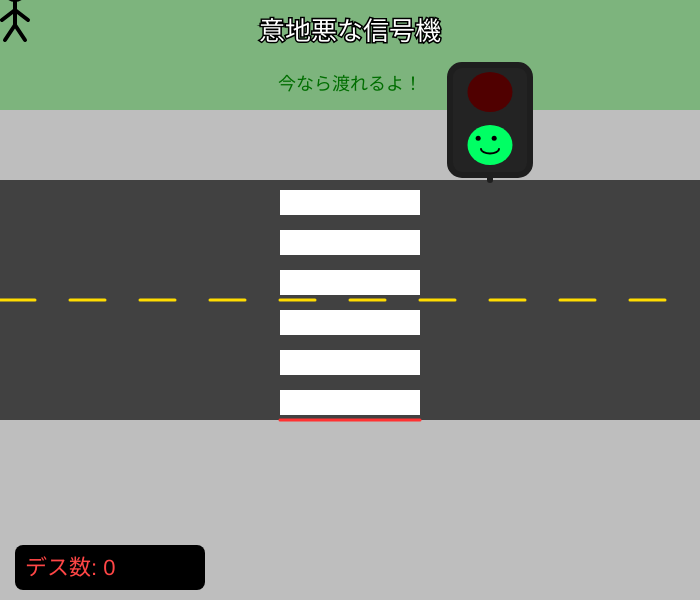
Frame 1 (no input)
Frame 60 (no input): identical to frame 1, image omitted
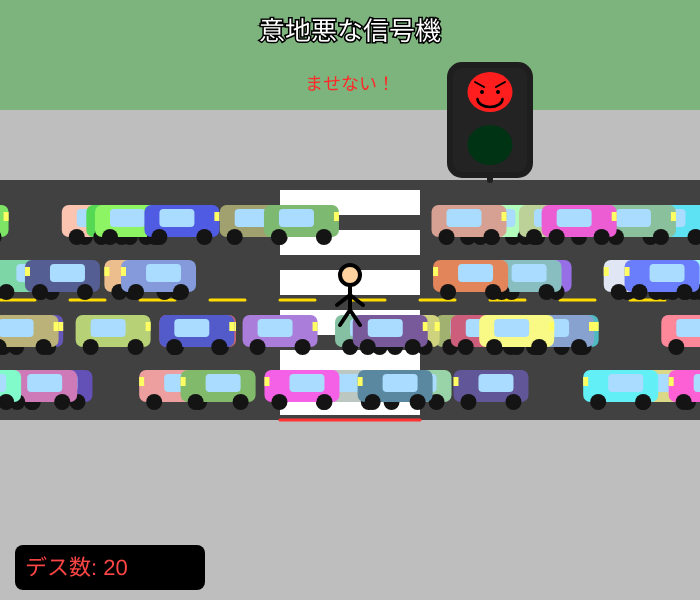
Frame 120 (the mouse pressed at the canvas centre since frame 60)

The p5.js sketch that drew these frames (run headless with seeded random() and noise() and a simulated clock; from frame 60 on, the mouse is pressed at the canvas centre):

// p5.js sketch
// ── sketch.js
let playerX, playerY;
let cars = [];
let greenCars = [];

let deathCount = 0;
let deathTimer = 0;
let signalRed = false;
let wasOnCrosswalk = false;
let trafficActive = false;

// 緑色のエリアに関する変数
let greenCarActive = false;
let reachedTop = false;
let crossedFromBottom = false;
let previousY = 500;

const roadTop = 180;
const roadBottom = 420;
const crossLeft = 280;
const crossRight = 420;

function setup() {
  createCanvas(700, 600);

  playerX = 350;
  playerY = 500;

  // 横断歩道を走る車を100台作る
  for (let i = 0; i < 100; i++) {
    let direction = i % 2 === 0 ? 1 : -1;

    cars.push({
      x: 0,
      y: 205 + (i % 4) * 55,
      speed: random(100, 135),
      direction: direction,
      col: color(
        random(80, 255),
        random(80, 255),
        random(80, 255)
      )
    });
  }

  // 緑色のエリアを走る車を100台作る
  for (let i = 0; i < 100; i++) {
    greenCars.push({
      x: 0,
      y: 10 + (i % 2) * 50,
      speed: random(100, 135),
      direction: 1,
      col: color(
        random(80, 255),
        random(80, 255),
        random(80, 255)
      )
    });
  }

  resetCars();
  resetGreenCars();
  textFont("sans-serif");
}

function draw() {
  background(125, 180, 125);

  // 人をカーソルで動かす
  playerX = constrain(mouseX, 15, width - 15);
  playerY = constrain(mouseY, 15, height - 15);

  // 横断歩道の中にいるか
  let onCrosswalk =
    playerX > crossLeft &&
    playerX < crossRight &&
    playerY >= roadTop &&
    playerY <= roadBottom;

  // 横断歩道に近づいたか
  let nearCrosswalk =
    playerX > crossLeft - 45 &&
    playerX < crossRight + 45 &&
    playerY > roadBottom &&
    playerY < roadBottom + 100;

  // 上側の歩道にいるか
  let onTopSidewalk =
    playerY >= 110 &&
    playerY < roadTop;

  // 緑色のエリアにいるか
  let onGreenArea = playerY < 110;

  // 横断歩道に進入した瞬間
  if (onCrosswalk && !wasOnCrosswalk) {
    resetCars();
    trafficActive = true;

    // 下側から進入したか確認
    crossedFromBottom = previousY > roadBottom;
  }

  // 横断歩道を渡り切った瞬間
  if (
    wasOnCrosswalk &&
    playerY < roadTop &&
    playerX > crossLeft &&
    playerX < crossRight &&
    crossedFromBottom
  ) {
    if (!reachedTop) {
      resetGreenCars();
    }

    reachedTop = true;
  }

  // 緑色のエリアに入ると車が発進
  greenCarActive = reachedTop && onGreenArea;

  // 横断歩道から出たら車は停止
  if (!onCrosswalk) {
    trafficActive = false;
  }

  // 緑色のエリアでも赤信号
  signalRed = onCrosswalk || greenCarActive;

  // 道路と横断歩道
  drawRoad();
  drawCrosswalk();

  // 横断歩道の車を動かす
  if (trafficActive) {
    for (let car of cars) {
      car.x += car.speed * car.direction;

      // 画面外に出たら再登場
      if (
        car.direction === 1 &&
        car.x > width + 100
      ) {
        car.x = -random(100, 500);
      }

      if (
        car.direction === -1 &&
        car.x < -100
      ) {
        car.x = width + random(100, 500);
      }

      drawCar(car);
    }
  }

  // 緑色のエリアの車を動かす
  if (greenCarActive) {
    for (let car of greenCars) {
      car.x += car.speed;

      // 画面外に出たら再登場
      if (car.x > width + 100) {
        car.x = -random(100, 500);
      }

      drawCar(car);
    }
  }

  // 信号機の表情
  drawSignal(
    nearCrosswalk ||
    onCrosswalk ||
    greenCarActive
  );

  // デス数をカウント
  if (greenCarActive) {

    // 緑色のエリア：毎秒100回
    deathTimer += deltaTime;

    while (deathTimer >= 10) {
      deathCount++;
      deathTimer -= 10;
    }

  } else if (onCrosswalk && trafficActive) {

    // 横断歩道：毎秒20回
    deathTimer += deltaTime;

    while (deathTimer >= 50) {
      deathCount++;
      deathTimer -= 50;
    }

  } else {
    deathTimer = 0;
  }

  // 人と画面表示
  drawPlayer(playerX, playerY);
  drawUI(nearCrosswalk);

  // 前の位置を記録
  previousY = playerY;
  wasOnCrosswalk = onCrosswalk;
}

// 横断歩道の車の初期位置
function resetCars() {
  for (let i = 0; i < cars.length; i++) {
    let car = cars[i];
    let order = floor(i / 2);

    car.x = car.direction === 1
      ? -100 - order * 110
      : width + order * 110;
  }
}

// 緑色のエリアの車の初期位置
function resetGreenCars() {
  for (let i = 0; i < greenCars.length; i++) {
    greenCars[i].x = -100 - floor(i / 2) * 110;
  }
}

// 道路
function drawRoad() {
  noStroke();

  // 上側と下側の歩道
  fill(190);
  rect(0, 110, width, 70);
  rect(0, roadBottom, width, 180);

  // 車道
  fill(65);
  rect(0, roadTop, width, roadBottom - roadTop);

  // 道路の中央線
  stroke(255, 220, 0);
  strokeWeight(3);

  for (let x = 0; x < width; x += 70) {
    line(x, 300, x + 35, 300);
  }

  // 境界線
  stroke(255, 50, 50);
  strokeWeight(3);
  line(crossLeft, roadBottom, crossRight, roadBottom);
}

// 横断歩道
function drawCrosswalk() {
  noStroke();
  fill(255);

  for (let y = roadTop + 10; y < roadBottom; y += 40) {
    rect(crossLeft, y, crossRight - crossLeft, 25);
  }
}

// 顔つき信号機
function drawSignal(isEvil) {
  stroke(30);
  strokeWeight(6);
  line(490, 110, 490, 180);

  fill(35);
  rect(450, 65, 80, 110, 12);

  noStroke();

  // 赤信号
  fill(signalRed ? color(255, 30, 30) : color(80, 0, 0));
  ellipse(490, 92, 45, 40);

  // 青信号
  fill(signalRed ? color(0, 50, 20) : color(0, 255, 100));
  ellipse(490, 145, 45, 40);

  // 目が人を追いかける
  let eyeX = map(playerX, 0, width, -4, 4);
  let eyeY = map(playerY, 0, height, -3, 3);

  eyeX = constrain(eyeX, -4, 4);
  eyeY = constrain(eyeY, -3, 3);

  if (isEvil) {

    // 意地悪な目
    stroke(0);
    strokeWeight(2);
    line(475, 82, 484, 87);
    line(505, 82, 496, 87);

    noStroke();
    fill(0);
    ellipse(482 + eyeX, 92 + eyeY, 4, 4);
    ellipse(498 + eyeX, 92 + eyeY, 4, 4);

    // ニヤッと笑う口
    noFill();
    stroke(0);
    strokeWeight(2.5);
    arc(490, 99, 25, 16, 0, PI);

  } else {

    // 普通の顔
    noStroke();
    fill(0);

    ellipse(482 + eyeX, 141 + eyeY, 5, 5);
    ellipse(498 + eyeX, 141 + eyeY, 5, 5);

    stroke(0);
    strokeWeight(2);
    noFill();
    arc(490, 149, 18, 9, 0, PI);
  }
}

// 車
function drawCar(car) {
  push();
  translate(car.x, car.y);

  if (car.direction === -1) {
    scale(-1, 1);
  }

  noStroke();
  fill(car.col);
  rect(0, 0, 75, 32, 7);

  // 窓
  fill(170, 220, 255);
  rect(15, 4, 35, 18, 4);

  // タイヤ
  fill(20);
  ellipse(15, 32, 16, 16);
  ellipse(60, 32, 16, 16);

  // ヘッドライト
  fill(255, 255, 100);
  rect(70, 7, 5, 9);

  pop();
}

// 人
function drawPlayer(x, y) {
  push();
  translate(x, y);

  stroke(0);
  strokeWeight(4);

  fill(255, 210, 160);
  ellipse(0, -25, 20, 20);

  line(0, -15, 0, 10);
  line(0, -5, -13, 5);
  line(0, -5, 13, 5);
  line(0, 10, -10, 25);
  line(0, 10, 10, 25);

  pop();
}

// 画面表示
function drawUI(nearCrosswalk) {
  textAlign(CENTER);
  stroke(0);
  strokeWeight(3);
  fill(255);
  textSize(26);
  text("意地悪な信号機", width / 2, 40);

  noStroke();
  textSize(18);

  if (greenCarActive) {
    fill(255, 0, 0);
    text("渡り切ったと思った？", width / 2, 90);

  } else if (signalRed) {
    fill(255, 40, 40);
    text("ませない！", width / 2, 90);

  } else if (nearCrosswalk) {
    fill(150, 40, 40);
    text("ぐふふ..そのまま進..", width / 2, 90);

  } else {
    fill(0, 110, 0);
    text("今なら渡れるよ！", width / 2, 90);
  }

  // デス数
  fill(0);
  rect(15, 545, 190, 45, 8);

  fill(255, 70, 70);
  textAlign(LEFT);
  textSize(22);
  text("デス数: " + deathCount, 25, 575);
}

// ── style.css

html, body {
  margin: 0;
  padding: 0;
  width: 100%;
  height: 100%;
  overflow: hidden;
}

body {
  background-color: #eeeeee;
  display: flex;
  justify-content: center;
  align-items: center;
}

canvas {
  display: block;
  width: min(100vw, 116.6667vh) !important;
  height: auto !important;
}
